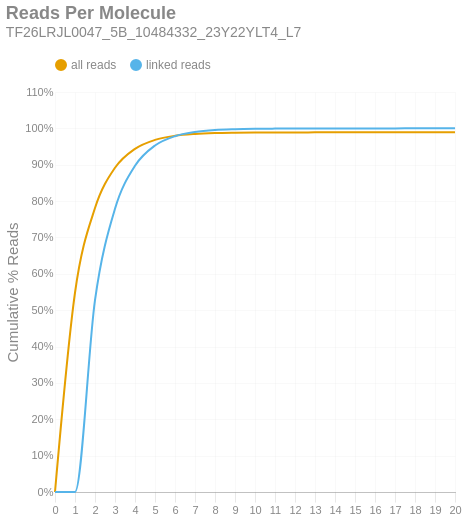

The notebook cell saved with this chart:
### Markdown cell above
### Reads per Molecule
This chart shows the cumulative distribution of the number of reads per linked molecule. That is, how many alignments are associated with a unique molecule. This excludes the number of reads associated with invalid or absent linked-read barcodes. The `linked` histogram is the percentages recalculated when disregarding singletons.

### Code cell
if SKIPLR:
    print_html(f"Skipped")
else:
    counts = np.bincount(valids['reads'].cast(pl.Int64).to_numpy())
    weighted = counts * np.arange(len(counts))
    all_perc = weighted / n_reads
    linked_perc = weighted / n_linked_reads
    linked_perc[1] = 0
    binned_df = pl.DataFrame({
        'readsper': list(range(len(counts))),
        'all reads (cumsum)': np.cumsum(all_perc).tolist(),
        'linked reads (cumsum)': np.cumsum(linked_perc).tolist(),
    })

    with SafeRender(binned_df):
        (
            density_plot(binned_df, 'Reads Per Molecule', samplename, 'readspmol')
            .encode(
                x=alt.X('readsper:O', title=None).axis(labelAngle=0).scale(padding=0),
                y=alt.Y('value:Q', title='Cumulative % Reads').axis(format='%').stack(False),
                color=alt.Color("key:N").scale(domain=["all reads", "linked reads"]),
                tooltip=[
                    alt.Tooltip("key:N", title="Data Type"),
                    alt.Tooltip("readsper:O", title="Reads Per Molecule"),
                    alt.Tooltip("value:Q", format=".2%", title="% Reads (Cum.)")
                ]            
            )
        ).display()

### Figure 1 — Vega-Lite specification as saved in the notebook (floating-point values rounded to 4 significant figures)
{"width": "container", "height": 400, "config": {"title": {"anchor": "start", "dy": -15, "fontSize": 18, "color": "#888888", "subtitleColor": "#888888", "subtitleFontSize": 14}, "arc": {"fill": "#0072B2"}, "axis": {"domainColor": "#888888", "domainWidth": 0.5, "gridWidth": 0.2, "grid": false, "titleFontWeight": 400, "titleFontSize": 15, "labelFontSize": 11, "labelColor": "#888888", "tickColor": "#888888", "tickWidth": 0.2, "titleColor": "#888888"}, "axisBand": {"grid": false}, "axisX": {"grid": true, "tickSize": 10, "domainCap": "round"}, "axisY": {"domain": false, "grid": true, "tickSize": 0, "domainCap": "round"}, "background": "transparent", "header": {"labelFontSize": 15, "labelColor": "#888888", "titleFontSize": 15, "titleFontWeight": 600, "titleColor": "#888888"}, "legend": {"labelFont": "sans-serif", "labelFontSize": 12, "labelColor": "#888888", "symbolSize": 100, "symbolType": "circle", "titleFontSize": 12, "titlePadding": 10, "titleColor": "#888888", "title": null, "orient": "top"}, "range": {"category": ["#E69F00", "#56B4E9", "#009E73", "#F0E442", "#0072B2", "#D55E00", "#CC79A7", "#000000"], "diverging": ["#cfe8f3", "#a2d4ec", "#73bfe2", "#46abdb", "#1696d2", "#12719e"]}, "area": {"fill": "#0072B2", "fillOpacity": 0.7, "line": true, "strokeOpacity": 0.7}, "line": {"color": "#0072B2", "stroke": "#0072B2", "strokeWidth": 2}, "trail": {"color": "#0072B2", "stroke": "#0072B2", "strokeWidth": 0, "size": 1}, "point": {"filled": true, "fillOpacity": 1.0, "size": 95}, "text": {"color": "#888888", "fontSize": 11, "align": "right", "fontWeight": 400, "size": 11}, "bar": {"fill": "#0072B2", "stroke": null}, "view": {"stroke": null, "continuousWidth": 660, "continuousHeight": 400}}, "data": {"name": "data-93901faebb8c4687bb26cd3f6cc60d94"}, "mark": {"type": "line", "interpolate": "monotone", "point": {"opacity": 0, "size": 275}}, "encoding": {"color": {"field": "key", "scale": {"domain": ["all reads", "linked reads"]}, "type": "nominal"}, "tooltip": [{"field": "key", "title": "Data Type", "type": "nominal"}, {"field": "readsper", "title": "Reads Per Molecule", "type": "ordinal"}, {"field": "value", "format": ".2%", "title": "% Reads (Cum.)", "type": "quantitative"}], "x": {"axis": {"labelAngle": 0}, "field": "readsper", "scale": {"padding": 0}, "title": null, "type": "ordinal"}, "y": {"axis": {"format": "%"}, "field": "value", "stack": false, "title": "Cumulative % Reads", "type": "quantitative"}}, "params": [{"name": "param_c36ac31b6afebe62", "select": {"type": "point", "fields": ["key"]}, "bind": "legend"}], "title": {"text": "Reads Per Molecule", "subtitle": "TF26LRJL0047_5B_10484332_23Y22YLT4_L7"}, "transform": [{"fold": ["all reads (cumsum)", "linked reads (cumsum)"]}, {"calculate": "replace(datum.key, ' (cumsum)', '')", "as": "key"}, {"filter": {"param": "param_c36ac31b6afebe62"}}], "usermeta": {"embedOptions": {"downloadFileName": "TF26LRJL0047_5B_10484332_23Y22YLT4_L7.readspmol"}}, "$schema": "https://vega.github.io/schema/vega-lite/v6.4.1.json", "datasets": {"data-93901faebb8c4687bb26cd3f6cc60d94": [{"readsper": 0, "all reads (cumsum)": 0.0, "linked reads (cumsum)": 0.0}, {"readsper": 1, "all reads (cumsum)": 0.548, "linked reads (cumsum)": 0.0}, {"readsper": 2, "all reads (cumsum)": 0.7808, "linked reads (cumsum)": 0.5279}, {"readsper": 3, "all reads (cumsum)": 0.8916, "linked reads (cumsum)": 0.779}, {"readsper": 4, "all reads (cumsum)": 0.9437, "linked reads (cumsum)": 0.8971}, {"readsper": 5, "all reads (cumsum)": 0.9682, "linked reads (cumsum)": 0.9528}, {"readsper": 6, "all reads (cumsum)": 0.9796, "linked reads (cumsum)": 0.9785}, {"readsper": 7, "all reads (cumsum)": 0.9846, "linked reads (cumsum)": 0.9899}, {"readsper": 8, "all reads (cumsum)": 0.987, "linked reads (cumsum)": 0.9953}, {"readsper": 9, "all reads (cumsum)": 0.988, "linked reads (cumsum)": 0.9976}, {"readsper": 10, "all reads (cumsum)": 0.9885, "linked reads (cumsum)": 0.9988}, {"readsper": 11, "all reads (cumsum)": 0.9888, "linked reads (cumsum)": 0.9993}, {"readsper": 12, "all reads (cumsum)": 0.9889, "linked reads (cumsum)": 0.9996}, {"readsper": 13, "all reads (cumsum)": 0.989, "linked reads (cumsum)": 0.9998}, {"readsper": 14, "all reads (cumsum)": 0.989, "linked reads (cumsum)": 0.9999}, {"readsper": 15, "all reads (cumsum)": 0.989, "linked reads (cumsum)": 1.0}, {"readsper": 16, "all reads (cumsum)": 0.989, "linked reads (cumsum)": 1.0}, {"readsper": 17, "all reads (cumsum)": 0.989, "linked reads (cumsum)": 1.0}, {"readsper": 18, "all reads (cumsum)": 0.989, "linked reads (cumsum)": 1.0}, {"readsper": 19, "all reads (cumsum)": 0.989, "linked reads (cumsum)": 1.0}, {"readsper": 20, "all reads (cumsum)": 0.989, "linked reads (cumsum)": 1.0}]}}
